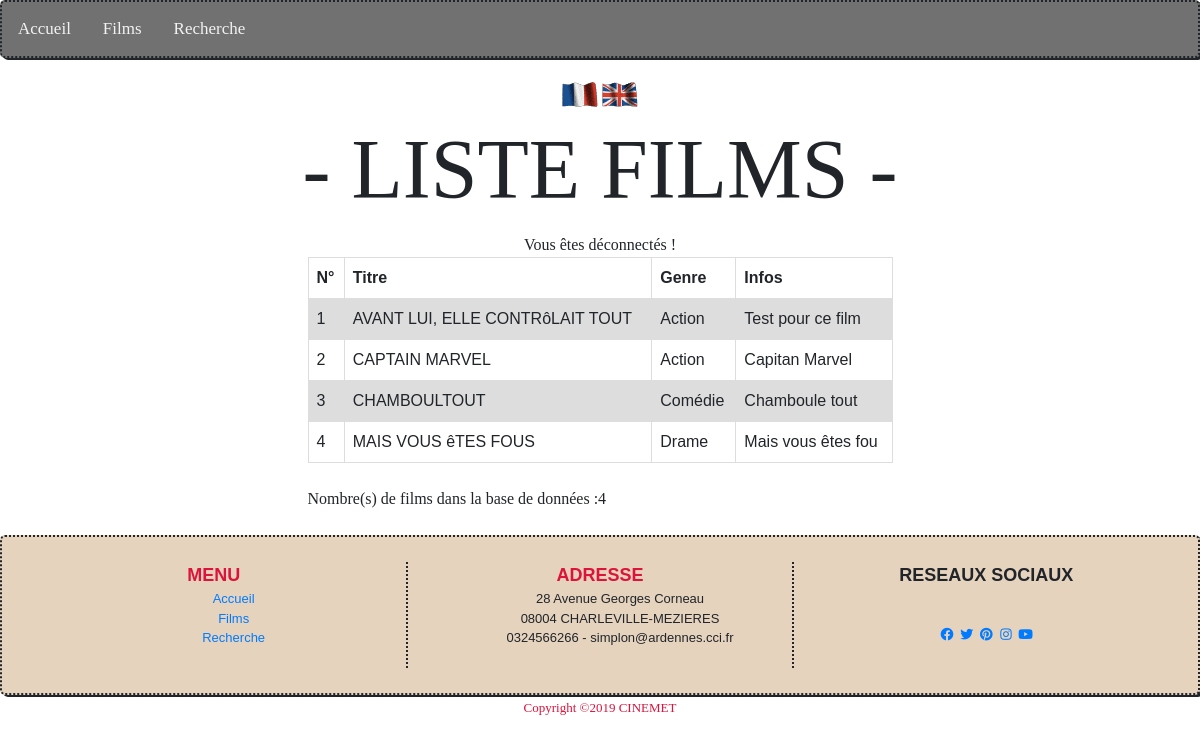
The app's page /liste_films.php with its own data.
### tables this page shows
CREATE TABLE IF NOT EXISTS `films` (
  `id_film` int(11) NOT NULL AUTO_INCREMENT,
  `titre` varchar(250) NOT NULL,
  `categorie` varchar(150) NOT NULL,
  `duree` time NOT NULL,
  `infos` text NOT NULL,
  `avis` int(11) NOT NULL,
  `liphoto` varchar(150) NOT NULL,
  `cat_csa` varchar(10) NOT NULL,
  `datyfin` date NOT NULL,
  `acteur` varchar(150) NOT NULL,
  `realisateur` varchar(150) NOT NULL,
  `bandeannonce` text NOT NULL,
  `sid_genre` int(11) NOT NULL,
  `sid_acteur` int(11) NOT NULL,
  `sid_realisateur` int(11) NOT NULL,
  PRIMARY KEY (`id_film`)
);

### liste_films.php (the view, shortened to what this page needs)
<!DOCTYPE html>
<html>
<head>
    <link rel="stylesheet" href="connexion.css">
    <link rel="stylesheet" href="style/form.css">
    <link rel="stylesheet" href="style/styla.css">
    <link rel="stylesheet" href="https://stackpath.bootstrapcdn.com/bootstrap/4.3.1/css/bootstrap.min.css">
</head>
<body>
  <?php include('headera.php'); ?>
  <div class="titre">- LISTE FILMS -</div>
  <div align="center">
    <?php
        if (isset($_SESSION['nom']))
            {
                echo "Vous êtes «".$_SESSION['nom']."»<br>";
            }else{
                echo "Vous êtes déconnectés !";
            }
    ?>
  </div>
    <div class="row">
        <div class="col-md-3"></div>
        <div class="col-md-6">
            <?php
                include ('bdd_connect.php');
                $i=0;
                $sql = "SELECT * FROM films ORDER BY titre ASC";?>
                <table>
                    <tr>
                        <th>N°</th>
                        <th>Titre</th>
                        <th>Genre</th>
                        <th>Infos</th>
                    </tr>
                    <tr>
                        <?php foreach ($conn->query($sql) as $row){
                        $i++;
                        ?>
                        <td  align="center">
                            <?php echo $i;?>
                        </td>
                        <td>
                            <?php echo strtoupper($row['titre']);?>
                        </td>
                        <td>
                            <?php echo $row['categorie'];?>
                        </td>
                        <td>
                            <?php echo $row['infos'];?>
                        </td>
                    </tr>
                    <?php
                    }
                    ?>
                </table>
                    <br>Nombre(s) de films dans la base de données :<?php echo $i."<br><br>";
                    ?>
        </div><br><br>
        <div class="col-md-3"></div>
    </div>
    <?php include('fotera.php'); ?>
</body>
</html>

### INSCR/connexion.css (style rules this page uses)
body { font-family: "Raleway", Arial, Helvetica, sans-serif; margin: 0; padding: 0; }

### style/form.css (style rules this page uses)
* { box-sizing: border-box; }
.row:after { content: ""; display: table; clear: both; }

### style/styla.css (style rules this page uses)
.titre { font-family: charposh; font-size:7vw; text-align: center; }

### style/footer.css (style rules this page uses)
body { padding: 0; margin: 0; font-family: Verdana; }

### liste_films.php (style rules this page uses)
table { font-family: arial, sans-serif; border-collapse: collapse; width: 100%; }
td, th { border: 1px solid #dddddd; text-align: left; padding: 8px; }
tr:nth-child(even) { background-color: #dddddd; }

### records on screen
films: titre "AVANT LUI, ELLE CONTRôLAIT TOUT", categorie "Action", infos "Test pour ce film"
films: titre "CAPTAIN MARVEL", categorie "Action", infos "Capitan Marvel"
films: titre "CHAMBOULTOUT", categorie "Comédie", infos "Chamboule tout"
films: titre "MAIS VOUS êTES FOUS", categorie "Drame", infos "Mais vous êtes fou"

### other values on screen
$i "4"
